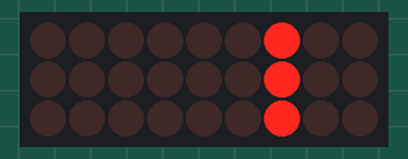
Simulated run of this sketch. Board: Arduino Uno, built with avr-gcc and run on an emulated ATmega328P. Parts: 9×3 LED matrix. Wiring (inferred from the names in the program): LED cube drawn one layer per row (orientation assumed): layers pin 11, pin 12, pin 13; columns pin 2, pin 3, pin 4, pin 5, pin 6, pin 7, pin 8, pin 9, pin 10. Random numbers use the default seed unless the sketch sets one.

Above: at 0.18 s.
At 4.46 s:
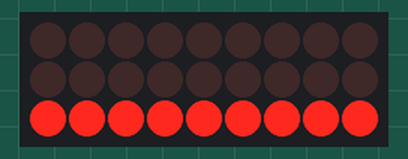
At 11.76 s:
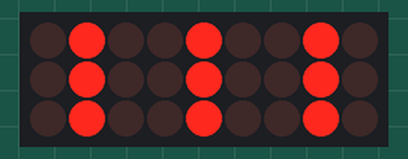
At 15.71 s:
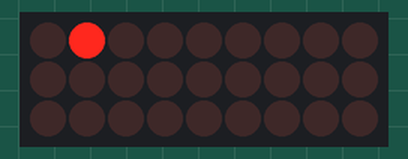
At 33.01 s:
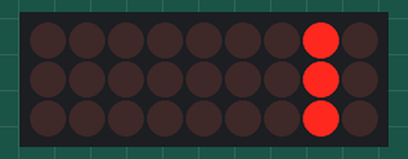
At 39.31 s:
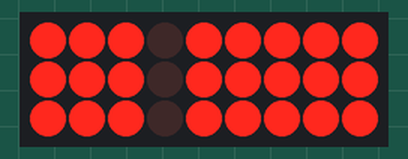

The sketch:

cubo.ino
```cpp
// (licence header left out)
#include <LedCube.h>

#define SIZE 3
#define COLS (SIZE*SIZE)

byte levelPins[SIZE] = {
  11,12,13};
byte colPins[COLS] = {
  2,3,4,5,6,7,8,9,10};

LedCube cube(SIZE, levelPins, colPins);

//#define DEBUG
#ifdef DEBUG
#include <memdebug.h>
void showmem(const char label[] = "")
{
  char buffer[100];

  sprintf(buffer,"%s: %04u %04u %04u : used/free",
  label,
  getMemoryUsed(),
  getFreeMemory()
    );

  Serial.println(buffer);
}
#endif

void setup ()
{
#ifdef DEBUG
  Serial.begin(9600);
#endif
}

void loop ()
{
  delay(10);

#ifdef DEBUG
  showmem("start");
#endif
  byte a[] = {
    0,6, 1,6, 2,6  };
  byte b[] =     {
    0,7, 1,7, 2,7  };
  byte c[] =     {
    0,8, 1,8, 2,8  };
  byte d[] =     {
    0,5, 1,5, 2,5  };
  byte e[] =  {
    0,2, 1,2, 2,2  };
  byte t[] =   {
    0,1, 1,1, 2,1  };
  byte g[] =    {
    0,0, 1,0, 2,0  };
  byte h[] =   {
    0,3, 1,3, 2,3  };
  cubeFrame* f[] = {
    cube.createFrame(a, 6, 80),
    cube.createFrame(b , 6, 70),
    cube.createFrame(c , 6, 60),
    cube.createFrame(d , 6, 50),
    cube.createFrame(e , 6, 40),
    cube.createFrame(t , 6, 30),
    cube.createFrame(g , 6, 20),
    cube.createFrame(h , 6, 10)
    };
#ifdef DEBUG
    showmem("before free");
#endif
  cube.lightFrames(f, 8);

  // light each light one at a time
  for(byte level=0; level<cube.getLevels(); level++)
  {
    for(byte col=0; col<cube.getCols(); col++)
    {
      cube.lightPulse(level, col, 100);
    }
  }

  // light one level at a time, increasing speed each time
  for(byte d=25; d>2; d-=2)
  {
    for(byte l=1; l <= cube.getLevels(); l++)
    {
      cube.lightLevel(l, d);
    }
  }

  // light each row on each level
  for(byte level=1; level<=cube.getLevels(); level++)
  {
    for(byte row=1; row<=cube.getLevels()*2; row++)
    {
      cube.lightRow(row, level);
    }
  }

  // light each plane
  for(byte i=3; i; i--)
  {
    for(byte row=1; row<=cube.getLevels()*2; row++)
    {
      cube.lightPlane(row, 10*i);
    }
  }

  // single random light at a time
  cube.randomLight(random(25,100),100);

  // random column drop
  for(byte x=0; x<=15; x++)
  {
    cube.lightDrop(random(0,cube.getCols()), random(50,150));
  }

  // circle around cube at a random level
  for(byte x=0; x<=5; x++)
  {
    cube.lightPerimeter(random(0,cube.getLevels()), random(1,5), random(25,100));
  }

  // light each face
  byte planes[] = {
    cube.getLevels()+1,cube.getLevels(),cube.getLevels()*2,1  };
  for(byte i=5; i; i--)
  {
    for(byte p=0; p<sizeof(planes); p++)
    {
      cube.lightPlane(planes[p], 5*i);
    }
  }

  // random columns
  cube.randomColumn(25);

  // turn off a single column randomly
  cube.enableBuffer();
  for(byte c=0; c<30; c++)
  {
    cube.fillBuffer();
    cube.invertBuffer();
    cube.randomColumn();
    cube.drawBuffer(7);
  }
  cube.enableBuffer(false);

  // cols in and out
  for(byte c=1, d=0; c<=10; c++)
  {
    if(c%2 == 0)
    {
      for(d=0; d<20; d++)
      {
        cube.lightColumn(2,1);
        cube.lightColumn(4,1);
        cube.lightColumn(6,1);
        cube.lightColumn(8,1);
      }
    }
    else if(c%4 == 1)
    {
      for(d=0; d<30; d++)
      {
        cube.lightColumn(1,1);
        cube.lightColumn(3,1);
        cube.lightColumn(7,1);
        cube.lightColumn(9,1);
      }
    }
    else
    {
      for(d=0; d<70; d++)
      {
        cube.lightColumn(5,1);
      }
    }
  }

  // diamond and box
  byte diamond[] = {
    0,4,  1,1, 1,3, 1,4, 1,5, 1,7,   2,4  };
  byte box[] = {
    2,0, 2,1, 2,2, 2,3, 2,5, 2,6, 2,7, 2,8,
    1,0, 1,2, 1,6, 1,8,
    0,0, 0,1, 0,2, 0,3, 0,5, 0,6, 0,7, 0,8
  };
  cube.lightSequence(box, sizeof(box), 200);
  cube.lightSequence(diamond, sizeof(diamond), 400);

  // helicopter effect
  byte topSeq[8] = {
    0,3,6,7,8,5,2,1  };
  byte botSeq[8] = {
    8,5,2,1,0,3,6,7  };
  for(byte loops = 0, delay = 50; loops<=8; loops++)
  {
    for(byte s=0; s<8; s++)
    {
      byte seq[] = {
        2,topSeq[s], 1,4, 0,botSeq[s]      };
      cube.lightSequence(seq, sizeof(seq), delay);
    }
    if(loops < 5) delay-=10;
    else delay += 10;
  }

  // turn off one light at a time
  cube.lightsOut();

    // cecilia
  byte C[] = {2,2, 2,5, 2,8,
              1,8,
              0,2, 0,5, 0,8};
  byte E[] = {2,2, 2,5, 2,8,
              1,8, 1,5,
              0,2, 0,5, 0,8};
  byte I[] = {2,5,
              1,5,
              0,5};
  byte L[] = {2,8,
              1,8,
              0,2, 0,5, 0,8};
  byte A[] = {2,5,
              1,2, 1,5, 1,8,
              0,2, 0,8};
  cube.lightSequence(C, sizeof(C), 100);
  cube.lightSequence(E, sizeof(E), 90);
  cube.lightSequence(C, sizeof(C), 100);
  cube.lightSequence(I, sizeof(I), 210);
  cube.lightSequence(L, sizeof(L), 200);
  cube.lightSequence(I, sizeof(I), 210);
  cube.lightSequence(A, sizeof(A), 180);


}
```

LedCube.h
```cpp
// (licence header left out)
#ifndef LedCube_h
#define LedCube_h

#if defined(ARDUINO) && ARDUINO >= 100
#include "Arduino.h"
#else
#include "WProgram.h"
#endif

struct cubeFrame {
    unsigned int size;
    unsigned int delay;
    byte *sequence;
};

class LedCube
{
  public:
    LedCube(byte size, byte levelPins[], byte colPins[]);
    ~LedCube();

    byte getCols(){ return cols; }
    byte getLevels(){ return levels; }
    byte getNumLights(){ return num; }

    void light(byte level, byte col, byte val);
    void lightOn(byte level, byte col);
    void lightOff(byte level, byte col);
    void lightPulse(byte level, byte col, unsigned int wait = 5);
    void lightSequence(byte seq[], byte length, unsigned int time = 5, byte gap = 1);
    void lightLevel(byte r, unsigned int wait = 50);
    void lightRow(byte r, byte level, unsigned int wait = 50);
    void lightPlane(byte r, unsigned int wait = 50);
    void lightColumn(byte col, unsigned int wait = 50);
    void lightDrop(byte col, unsigned int wait = 50);
    void lightPerimeter(byte level, byte rotations, unsigned int wait = 50);
    void randomLight(byte numLights, unsigned int wait = 50);
    void randomColumn(byte numColumns = 1, unsigned int wait =  50);
    void lightsOut(unsigned int wait =  5);

    cubeFrame* createFrame(byte sequence[], unsigned int length, unsigned int delay);
    void destroyFrame(cubeFrame* frame);
    void lightFrames(cubeFrame* frames[], unsigned int length);

    void enableBuffer(boolean enable = true);
    void invertBuffer(boolean invert = true);
    void clearBuffer();
    void fillBuffer();
    void drawBuffer(unsigned int wait = 1);
    byte getBufferAt(byte lv, byte col);

  private:
    byte levels;
    byte cols;
    byte num;
    byte **buffer;
    byte *colPins;
    byte *levelPins;
    boolean bufferEnabled;
    boolean bufferInverted;

    void setBuffer (byte val);
};

#endif
```

newfix.h
```cpp
#if !defined(ARDUINO) || ARDUINO < 104

#ifndef NEWFIX_H
#define NEWFIX_H

#include <stdlib.h>

void* operator new[](size_t size)
{
    return malloc(size);
}

void operator delete[](void * ptr)
{
    free(ptr);
}

#endif

#endif
```
